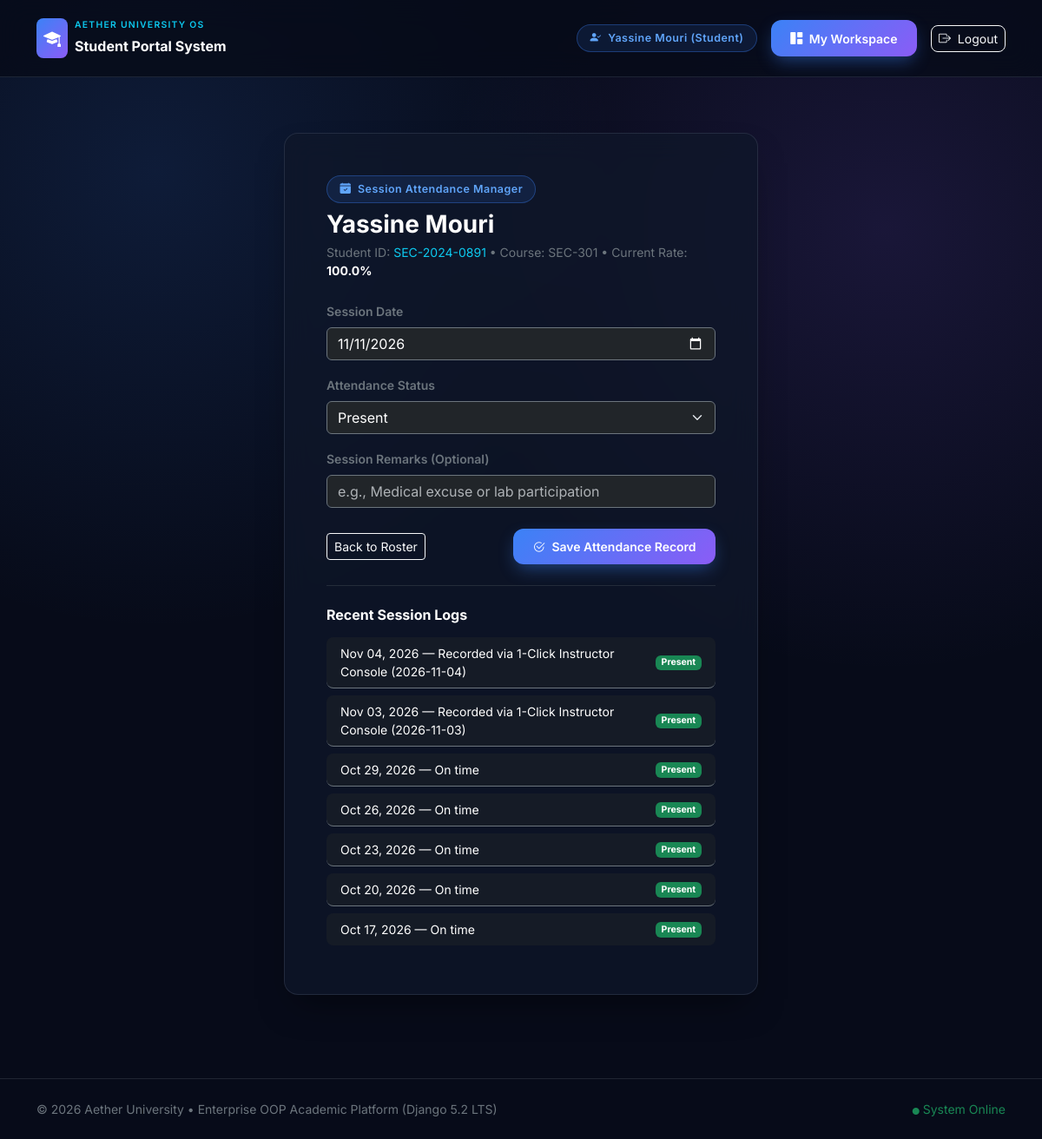
Screenshot of /instructor/attendance/2/ (signed in) with the database file from the repository.
### apps/accounts/models.py (models this page shows, shortened)
class User(AbstractUser):
    class Role(models.TextChoices):
        STUDENT = 'STUDENT', 'Student'
        INSTRUCTOR = 'INSTRUCTOR', 'Instructor'
        ADMINISTRATOR = 'ADMINISTRATOR', 'Administrator'
    role = models.CharField(
        max_length=20,
        choices=Role.choices,
        default=Role.STUDENT,
    )
    phone_number = models.CharField(max_length=25, blank=True)
    avatar = models.ImageField(upload_to='avatars/', blank=True, null=True)
    def get_full_display_name(self) -> str:
        full_name = f"{self.first_name} {self.last_name}".strip()
        return full_name if full_name else self.username
    def get_dashboard_url(self) -> str:
        if self.role == self.Role.ADMINISTRATOR or self.is_superuser:
            return reverse('admin_dashboard')
        if self.role == self.Role.INSTRUCTOR:
            return reverse('instructor_dashboard')
        return reverse('student_dashboard')

class TimeStampedModel(models.Model):
    created_at = models.DateTimeField(auto_now_add=True)
    updated_at = models.DateTimeField(auto_now=True)
    class Meta:
        abstract = True

class Student(TimeStampedModel):
    class AcademicStatus(models.TextChoices):
        GOOD_STANDING = 'GOOD_STANDING', 'Good Standing'
        HONORS = 'HONORS', 'Dean’s Honors List'
        PROBATION = 'PROBATION', 'Academic Probation'
    user = models.OneToOneField(
        User,
        on_delete=models.CASCADE,
        related_name='student_profile',
    )
    student_id = models.CharField(max_length=25, unique=True)
    department = models.ForeignKey(
        'academics.Department',
        on_delete=models.PROTECT,
        related_name='students',
    )
    current_semester_number = models.PositiveSmallIntegerField(default=1)
    admission_year = models.PositiveIntegerField(default=2026)
    academic_status = models.CharField(
        max_length=20,
        choices=AcademicStatus.choices,
        default=AcademicStatus.GOOD_STANDING,
    )

### apps/academics/models.py (models this page shows, shortened)
class Enrollment(TimeStampedModel):
    class Status(models.TextChoices):
        ENROLLED = 'ENROLLED', 'Enrolled'
        COMPLETED = 'COMPLETED', 'Completed'
        WITHDRAWN = 'WITHDRAWN', 'Withdrawn'
    student = models.ForeignKey(
        'accounts.Student',
        on_delete=models.CASCADE,
        related_name='enrollments',
    )
    course = models.ForeignKey(
        Course,
        on_delete=models.CASCADE,
        related_name='enrollments',
    )
    semester = models.ForeignKey(
        AcademicSemester,
        on_delete=models.CASCADE,
        related_name='enrollments',
    )
    status = models.CharField(
        max_length=15,
        choices=Status.choices,
        default=Status.ENROLLED,
    )
    class Meta:
        unique_together = ('student', 'course', 'semester')
    def course_attendance_percentage(self) -> float:
        with connection.cursor() as cursor:
            cursor.execute(
                """
                SELECT
                    COALESCE(
                        ROUND(
                            100.0 * SUM(CASE WHEN status IN ('PRESENT', 'LATE', 'EXCUSED') THEN 1 ELSE 0 END)
                            / NULLIF(COUNT(id), 0),
                            1
                        ),
                        100.0
                    )
                FROM academics_attendance
                WHERE enrollment_id = %s
                """,
                [self.id],
            )
            return float(cursor.fetchone()[0])

class Course(TimeStampedModel):
    code = models.CharField(max_length=20, unique=True)
    title = models.CharField(max_length=140)
    description = models.TextField(blank=True)
    credits = models.PositiveSmallIntegerField(default=4)
    max_capacity = models.PositiveSmallIntegerField(default=35)
    department = models.ForeignKey(
        Department,
        on_delete=models.CASCADE,
        related_name='courses',
    )
    instructor = models.ForeignKey(
        'accounts.Instructor',
        on_delete=models.SET_NULL,
        null=True,
        blank=True,
        related_name='assigned_courses',
    )
    semester = models.ForeignKey(
        AcademicSemester,
        on_delete=models.CASCADE,
        related_name='courses',
    )
    prerequisite = models.ForeignKey(
        'self',
        on_delete=models.SET_NULL,
        null=True,
        blank=True,
        related_name='dependent_courses',
    )
    schedule_days = models.CharField(max_length=50, default='Mon / Wed')
    schedule_time = models.CharField(max_length=50, default='09:00 - 10:30')
    room_number = models.CharField(max_length=30, default='Lab A-304')

class Attendance(TimeStampedModel):
    class Status(models.TextChoices):
        PRESENT = 'PRESENT', 'Present'
        ABSENT = 'ABSENT', 'Absent'
        LATE = 'LATE', 'Late'
        EXCUSED = 'EXCUSED', 'Excused'
    enrollment = models.ForeignKey(
        Enrollment,
        on_delete=models.CASCADE,
        related_name='attendance_records',
    )
    session_date = models.DateField()
    status = models.CharField(
        max_length=12,
        choices=Status.choices,
        default=Status.PRESENT,
    )
    remarks = models.CharField(max_length=150, blank=True)
    class Meta:
        unique_together = ('enrollment', 'session_date')
        ordering = ['-session_date']

### apps/academics/views.py (the view, shortened to what this page needs)
# urls.py: path('instructor/attendance/<int:enrollment_id>/', academic_views.instructor_attendance_view, name='instructor_attendance'),
@login_required(login_url='login')
def instructor_attendance_view(request, enrollment_id):
    enrollment = get_object_or_404(Enrollment, id=enrollment_id)
    context = {
        'enrollment': enrollment,
        'statuses': Attendance.Status.choices,
        'today': date.today(),
        'history': enrollment.attendance_records.all()[:10],
    }
    return render(request, 'instructors/attendance_form.html', context)

### templates/instructors/attendance_form.html (shortened to what this page needs)
{% extends 'base.html' %}
{% block content %}
<div class="container py-5">
    <div class="row justify-content-center">
        <div class="col-lg-6">
            <div class="glass-card p-4 p-md-5">
                <span class="badge-pill-glow mb-2 d-inline-block">
                    <i class="bi bi-calendar-check-fill me-1"></i> Session Attendance Manager
                </span>
                <h3 class="fw-bold text-white mb-1">{{ enrollment.student.user.get_full_display_name }}</h3>
                <p class="text-secondary small mb-4">
                    Student ID: <span class="text-info">{{ enrollment.student.student_id }}</span> • Course: {{ enrollment.course.code }}
                    • Current Rate: <strong class="text-white">{{ enrollment.course_attendance_percentage }}%</strong>
                </p>
                <form method="post" class="mb-4 pb-4 border-bottom border-secondary border-opacity-25">
                    <div class="mb-3">
                        <label class="form-label small text-secondary fw-semibold">Session Date</label>
                        <input type="date" name="session_date" value="{{ today|date:'Y-m-d' }}"
                               class="form-control bg-dark border-secondary text-white" required>
                    </div>
                    <div class="mb-3">
                        <label class="form-label small text-secondary fw-semibold">Attendance Status</label>
                        <select name="status" class="form-select bg-dark border-secondary text-white">
                            {% for val, label in statuses %}
                                <option value="{{ val }}">{{ label }}</option>
                            {% endfor %}
                        </select>
                    </div>
                    <div class="mb-4">
                        <label class="form-label small text-secondary fw-semibold">Session Remarks (Optional)</label>
                        <input type="text" name="remarks" placeholder="e.g., Medical excuse or lab participation"
                               class="form-control bg-dark border-secondary text-white">
                    </div>
                    <div class="d-flex justify-content-between align-items-center">
                        <a href="{% url 'instructor_dashboard' %}" class="btn btn-outline-light btn-sm">Back to Roster</a>
                        <button type="submit" class="btn btn-gradient-primary btn-sm">
                            <i class="bi bi-check2-circle me-1"></i> Save Attendance Record
                        </button>
                    </div>
                </form>
                <h6 class="fw-bold text-white mb-3">Recent Session Logs</h6>
                <div class="list-group list-group-flush bg-transparent">
                    {% for record in history %}
                    <div class="list-group-item bg-dark bg-opacity-50 border-secondary text-white d-flex justify-content-between align-items-center py-2 rounded-3 mb-2 small">
                        <span>{{ record.session_date|date:"M d, Y" }} — {{ record.remarks|default:"Standard session" }}</span>
                        <span class="badge {% if record.status == 'ABSENT' %}bg-danger{% else %}bg-success{% endif %}">
                            {{ record.get_status_display }}
                        </span>
                    </div>
                    {% empty %}
                    <p class="text-secondary small mb-0">No attendance sessions recorded yet.</p>
                    {% endfor %}
                </div>
            </div>
        </div>
    </div>
</div>
{% endblock %}

### templates/base.html (shortened to what this page needs)
{% load static %}
<!DOCTYPE html>
<html lang="en" data-bs-theme="dark">
<head>
    <link href="https://cdn.jsdelivr.net/npm/bootstrap@5.3.3/dist/css/bootstrap.min.css" rel="stylesheet">
    <link href="https://cdn.jsdelivr.net/npm/bootstrap-icons@1.11.3/font/bootstrap-icons.min.css" rel="stylesheet">
    <link rel="stylesheet" href="{% static 'css/portal.css' %}">
</head>
<body>
    <nav class="navbar navbar-expand-lg glass-navbar sticky-top py-3">
        <div class="container">
            <a class="navbar-brand d-flex align-items-center gap-2 fw-bold text-white" href="{% url 'landing' %}">
                <span class="d-inline-flex align-items-center justify-content-center rounded-3 p-2"
                      style="background: linear-gradient(135deg, #3B82F6, #8B5CF6);">
                    <i class="bi bi-mortarboard-fill text-white fs-5"></i>
                </span>
                <div>
                    <span class="d-block text-uppercase text-info fw-semibold" style="font-size: 0.65rem; letter-spacing: 0.12em;">
                        Aether University OS
                    </span>
                    <span class="fs-6">Student Portal System</span>
                </div>
            </a>
            <div class="d-flex align-items-center gap-3">
                {% if user.is_authenticated %}
                    <span class="badge-pill-glow d-none d-md-inline-block">
                        <i class="bi bi-person-check-fill me-1"></i>
                        {{ user.get_full_display_name }} ({{ user.get_role_display }})
                    </span>
                    <a href="{{ user.get_dashboard_url }}" class="btn btn-gradient-primary btn-sm">
                        <i class="bi bi-grid-1x2-fill me-1"></i> My Workspace
                    </a>
                    <a href="{% url 'logout' %}" class="btn btn-outline-light btn-sm rounded-3">
                        <i class="bi bi-box-arrow-right me-1"></i> Logout
                    </a>
                {% endif %}
            </div>
        </div>
    </nav>
    <main>
        {% block content %}{% endblock %}
    </main>
    <footer class="border-top border-secondary border-opacity-25 py-4 mt-5">
        <div class="container d-flex flex-column flex-md-row justify-content-between align-items-center text-secondary small">
            <div>© 2026 Aether University • Enterprise OOP Academic Platform (Django 5.2 LTS)</div>
            <div class="mt-2 mt-md-0">
                <span class="text-success"><i class="bi bi-circle-fill me-1" style="font-size: 0.5rem;"></i>System Online</span>
            </div>
        </div>
    </footer>
</body>
</html>

### static/css/portal.css (style rules this page uses)
:root { --bg-deep-navy: #070B19; --bg-slate-card: rgba(15, 23, 42, 0.75); --border-glass: rgba(148, 163, 184, 0.16); --accent-blue: #3B82F6; --accent-violet: #8B5CF6; --accent-emerald: #10B981; --text-primary: #F8FAFC; --text-muted: #94A3B8; }
body { background-color: var(--bg-deep-navy); background-image: radial-gradient(circle at 15% 15%, rgba(59, 130, 246, 0.14), transparent 35%), radial-gradient(circle at 85% 20%, rgba(139, 92, 246, 0.14), transparent 35%); color: var(--text-primary); font-family: 'Inter', system-ui, -apple-system, sans-serif; min-height: 100vh; overflow-x: hidden; }
.glass-navbar { background: rgba(7, 11, 25, 0.82); backdrop-filter: blur(16px); border-bottom: 1px solid var(--border-glass); }
.glass-card { background: var(--bg-slate-card); backdrop-filter: blur(16px); border: 1px solid var(--border-glass); border-radius: 1rem; box-shadow: 0 20px 40px -15px rgba(0, 0, 0, 0.5); transition: transform 0.25s ease, border-color 0.25s ease, box-shadow 0.25s ease; }
.btn-gradient-primary { background: linear-gradient(135deg, var(--accent-blue), var(--accent-violet)); border: none; color: #ffffff; font-weight: 600; padding: 0.65rem 1.4rem; border-radius: 0.75rem; box-shadow: 0 8px 20px -4px rgba(59, 130, 246, 0.45); transition: all 0.2s ease; }
.badge-pill-glow { background: rgba(59, 130, 246, 0.12); border: 1px solid rgba(59, 130, 246, 0.35); color: #60A5FA; border-radius: 9999px; padding: 0.35rem 0.9rem; font-size: 0.78rem; font-weight: 600; letter-spacing: 0.04em; }

### rows the page displays
User: get_full_display_name "Yassine Mouri", role "Student"
Enrollment: student.user.get_full_display_name "Yassine Mouri", student.student_id "SEC-2024-0891", course.code "SEC-301", course_attendance_percentage "100.0"
Attendance: session_date "Nov 04, 2026", remarks "Recorded via 1-Click Instructor Console (2026-11-04)", status "Present"
Attendance: session_date "Nov 03, 2026", remarks "Recorded via 1-Click Instructor Console (2026-11-03)", status "Present"
Attendance: session_date "Oct 29, 2026", remarks "On time", status "Present"
Attendance: session_date "Oct 26, 2026", remarks "On time", status "Present"
Attendance: session_date "Oct 23, 2026", remarks "On time", status "Present"
Attendance: session_date "Oct 20, 2026", remarks "On time", status "Present"
Attendance: session_date "Oct 17, 2026", remarks "On time", status "Present"

### other values shown
form field status "Present"
